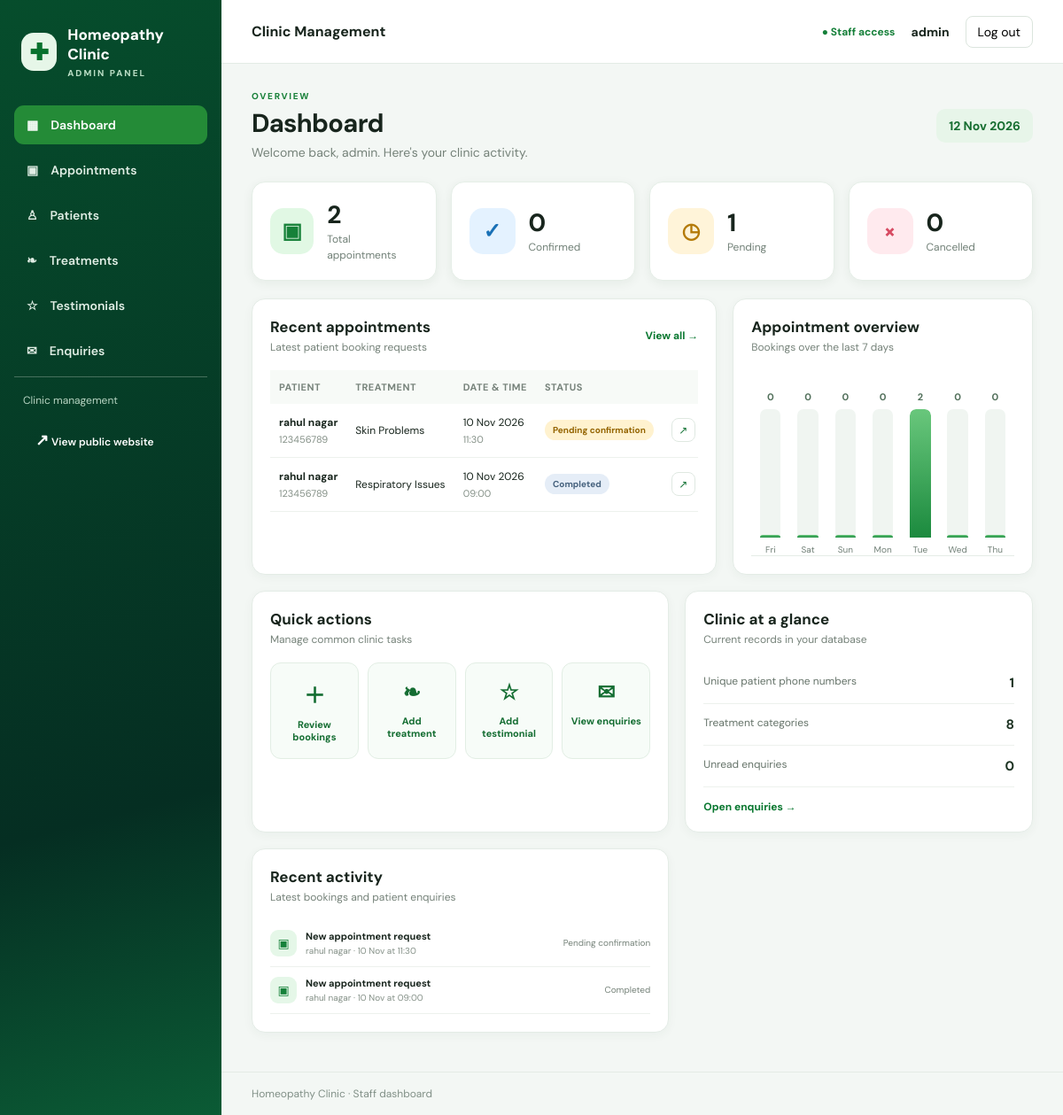
/clinic-admin/ (signed in), run on the app's committed database.
### website/models.py (models this page shows, shortened)
class Appointment(models.Model):
    STATUS_CHOICES = [
        ('pending', 'Pending confirmation'),
        ('confirmed', 'Confirmed'),
        ('cancelled', 'Cancelled'),
        ('completed', 'Completed'),
    ]
    SLOT_CHOICES = [(f'{h:02d}:{m:02d}', f'{h:02d}:{m:02d}') for h in range(9, 18) for m in (0, 30)]
    booking_reference = models.UUIDField(default=uuid.uuid4, editable=False, unique=True)
    patient_name = models.CharField(max_length=120)
    phone = models.CharField(max_length=15, validators=[RegexValidator(r'^[0-9+\- ]{8,15}$', 'Enter a valid phone number.')])
    email = models.EmailField(blank=True)
    treatment = models.ForeignKey(Treatment, on_delete=models.SET_NULL, null=True, blank=True)
    appointment_date = models.DateField()
    appointment_time = models.CharField(max_length=5, choices=SLOT_CHOICES)
    reason = models.TextField(blank=True, max_length=1000)
    status = models.CharField(max_length=12, choices=STATUS_CHOICES, default='pending')
    created_at = models.DateTimeField(auto_now_add=True)
    class Meta:
        ordering = ['-appointment_date', 'appointment_time']
        constraints = [
            models.UniqueConstraint(fields=['appointment_date', 'appointment_time'], condition=~models.Q(status='cancelled'), name='unique_active_appointment_slot')
        ]

class Treatment(models.Model):
    title = models.CharField(max_length=120)
    slug = models.SlugField(unique=True)
    short_description = models.CharField(max_length=240)
    description = models.TextField(blank=True)
    icon = models.CharField(max_length=30, default='✚')
    is_featured = models.BooleanField(default=True)
    display_order = models.PositiveIntegerField(default=0)
    class Meta:
        ordering = ['display_order', 'title']
    def __str__(self):
        return self.title

### clinic_dashboard/views.py (the view)
# urls.py: path('', views.dashboard_home, name='dashboard'),
@staff_member_required
def dashboard_home(request):
    today = timezone.localdate()
    start = today - timedelta(days=6)
    appointments = Appointment.objects.select_related('treatment')
    week_rows = (appointments.filter(appointment_date__gte=start, appointment_date__lte=today)
                 .values('appointment_date').annotate(total=Count('id')).order_by('appointment_date'))
    counts = {row['appointment_date']: row['total'] for row in week_rows}
    week_values = [counts.get(start + timedelta(days=i), 0) for i in range(7)]
    week_max = max(week_values, default=0) or 1
    week = [{'label': (start + timedelta(days=i)).strftime('%a'), 'total': week_values[i], 'height_pct': max(3, round(week_values[i] / week_max * 100))} for i in range(7)]
    context = {
        'total_appointments': appointments.count(),
        'confirmed_count': appointments.filter(status='confirmed').count(),
        'pending_count': appointments.filter(status='pending').count(),
        'cancelled_count': appointments.filter(status='cancelled').count(),
        'patient_count': appointments.values('phone').distinct().count(),
        'treatment_count': Treatment.objects.count(),
        'unread_messages': ContactMessage.objects.filter(is_read=False).count(),
        'recent_appointments': appointments.order_by('-created_at')[:7],
        'week': week,
        'recent_messages': ContactMessage.objects.order_by('-created_at')[:5],
    }
    return render(request, 'clinic_dashboard/dashboard.html', context)

### clinic_dashboard/context_processors.py (called while the page is built)
def clinic_dashboard_context(request):
    return {'now': timezone.localtime()}

### templates/clinic_dashboard/dashboard.html (shortened to what this page needs)
{% extends 'clinic_dashboard/base.html' %}
{% block content %}
<div class="page-heading">
    <div>
        <p class="eyebrow">OVERVIEW</p>
        <h1>Dashboard</h1>
        <p class="muted">Welcome back, {{ request.user.get_username }}. Here's your clinic activity.</p>
    </div>
    <span class="date-chip">{{ now|date:'d M Y' }}</span>
</div>
<section class="stat-grid">
    <article class="stat-card green">
        <span class="stat-icon">▣</span>
        <div>
            <strong>{{ total_appointments }}</strong>
            <span>Total appointments</span>
        </div>
    </article>
    <article class="stat-card blue">
        <span class="stat-icon">✓</span>
        <div>
            <strong>{{ confirmed_count }}</strong>
            <span>Confirmed</span>
        </div>
    </article>
    <article class="stat-card amber">
        <span class="stat-icon">◷</span>
        <div>
            <strong>{{ pending_count }}</strong>
            <span>Pending</span>
        </div>
    </article>
    <article class="stat-card rose">
        <span class="stat-icon">×</span>
        <div>
            <strong>{{ cancelled_count }}</strong>
            <span>Cancelled</span>
        </div>
    </article>
</section>
<section class="overview-grid">
    <article class="panel appointments-panel">
        <div class="panel-heading"><div>
            <h2>Recent appointments</h2>
            <p class="muted">Latest patient booking requests</p>
        </div><a class="text-link" href="{% url 'clinic_dashboard:appointments' %}">View all →</a>
    </div>
    <div class="table-wrap">
        <table>
            <thead>
                <tr>
                    <th>Patient</th>
                    <th>Treatment</th>
                    <th>Date & time</th>
                    <th>Status</th>
                    <th></th>
                </tr>
            </thead>
            <tbody>
                {% for item in recent_appointments %}
                <tr>
                    <td><strong>{{ item.patient_name }}</strong><small>{{ item.phone }}</small></td>
                    <td>{{ item.treatment|default:'General consultation' }}</td>
                    <td>{{ item.appointment_date|date:'d M Y' }}<small>{{ item.appointment_time }}</small></td>
                    <td><span class="status {{ item.status }}">{{ item.get_status_display }}</span></td>
                    <td><a class="icon-link" href="{% url 'clinic_dashboard:appointment_detail' item.pk %}" aria-label="View appointment">↗</a></td>
                </tr>{% empty %}<tr><td colspan="5" class="empty">No appointments have been booked yet.</td>
                </tr>{% endfor %}</tbody></table></div></article><article class="panel overview-panel">
                    <div class="panel-heading">
                        <div>
                            <h2>Appointment overview</h2>
                            <p class="muted">Bookings over the last 7 days</p>
                        </div>
                    </div>
                    <div class="chart" role="img" aria-label="Appointment counts for the last seven days">
                        {% for day in week %}
                        <div class="chart-col">
                            <span>{{ day.total }}</span>
                            <div class="bar-track">
                                <i style="height:{% if day.total %}{{ day.height_pct }}{% else %}2{% endif %}%"></i>
                            </div>
                            <small>{{ day.label }}</small>
                        </div>
                        {% endfor %}
                    </div>
                </article>
            </section>
            <section class="lower-grid">
                <article class="panel">
                    <div class="panel-heading">
                        <div>
                            <h2>Quick actions</h2>
                            <p class="muted">Manage common clinic tasks</p>
                        </div>
                    </div>
                    <div class="quick-grid">
                        <a href="{% url 'clinic_dashboard:appointments' %}" class="quick-action">
                            <b>＋</b>
                            <span>Review bookings</span>
                        </a>
                        <a href="{% url 'clinic_dashboard:treatment_add' %}" class="quick-action">
                            <b>❧</b>
                            <span>Add treatment</span>
                        </a>
                        <a href="{% url 'clinic_dashboard:testimonial_add' %}" class="quick-action">
                            <b>☆</b>
                            <span>Add testimonial</span>
                        </a>
                        <a href="{% url 'clinic_dashboard:enquiries' %}" class="quick-action">
                            <b>✉</b>
                            <span>View enquiries</span>
                        </a>
                    </div>
                </article>
                <article class="panel">
                    <div class="panel-heading">
                        <div>
                            <h2>Clinic at a glance</h2>
                            <p class="muted">Current records in your database</p>
                        </div>
                    </div>
                    <div class="glance-list">
                        <div>
                            <span>Unique patient phone numbers</span>
                            <strong>{{ patient_count }}</strong>
                        </div>
                        <div>
                            <span>Treatment categories</span>
                            <strong>{{ treatment_count }}</strong>
                        </div>
                        <div>
                            <span>Unread enquiries</span>
                            <strong>{{ unread_messages }}</strong>
                        </div>
                    </div>
                    <a class="text-link" href="{% url 'clinic_dashboard:enquiries' %}">Open enquiries →</a>
                </article>
                <article class="panel">
                    <div class="panel-heading">
                        <div>
                            <h2>Recent activity</h2>
                            <p class="muted">Latest bookings and patient enquiries</p>
                        </div>
                    </div>
                    <div class="activity-list">
                        {% for item in recent_appointments|slice:":4" %}
                        <div class="activity-row">
                            <span class="activity-dot">▣</span>
                            <div>
                                <strong>New appointment request</strong>
                                <small>{{ item.patient_name }} · {{ item.appointment_date|date:'d M' }} at {{ item.appointment_time }}</small>
                            </div>
                            <span class="activity-state">{{ item.get_status_display }}</span>
                        </div>
                        {% endfor %}
                    </div>
                </article>
            </section>
            {% endblock %}

### templates/clinic_dashboard/base.html (shortened to what this page needs)
{% load static %}
<!doctype html>
<html lang="en">
<head>
    <link rel="stylesheet" href="{% static 'dashboard/css/admin.css' %}">{% block extra_head %}{% endblock %}
</head>
<body class="admin-body">
    <aside class="sidebar">
        <a class="admin-brand" href="{% url 'clinic_dashboard:dashboard' %}">
            <span class="brand-mark">✚</span>
            <span>Homeopathy Clinic<small>ADMIN PANEL</small></span>
        </a>
        <nav class="side-nav">
            <a href="{% url 'clinic_dashboard:dashboard' %}" class="{% if request.resolver_match.url_name == 'dashboard' %}active{% endif %}">▦ <span>Dashboard</span></a>
            <a href="{% url 'clinic_dashboard:appointments' %}">▣ <span>Appointments</span></a>
            <a href="{% url 'clinic_dashboard:patients' %}">♙ <span>Patients</span></a>
            <a href="{% url 'clinic_dashboard:treatments' %}">❧<span>Treatments</span></a>
            <a href="{% url 'clinic_dashboard:testimonials' %}">☆ <span>Testimonials</span></a>
            <a href="{% url 'clinic_dashboard:enquiries' %}">✉ <span>Enquiries</span></a>
        <div class="sidebar-bottom"><span>Clinic management</span><a href="{% url 'home' %}" target="_blank"
                rel="noopener">↗ View public website</a></div>
    </aside>
    <div class="admin-main">
        <header class="topbar">
            <div class="topbar-title">Clinic Management</div>
            <div class="topbar-right">
                <span class="admin-online">● Staff access</span>
                <span class="admin-user">{{request.user.get_username }}</span>
                <form method="post" action="{% url 'clinic_dashboard:logout' %}">{% csrf_token %}<button
                        class="logout-btn" type="submit">Log out</button></form>
            </div>
        </header>
        <main class="content">
        {% block content %}
        {% endblock %}
        </main>
        <footer class="admin-footer">Homeopathy Clinic · Staff dashboard</footer>
    </div>
</body>
</html>

### data on the page
Appointment: patient_name "rahul nagar", phone "123456789", treatment "Skin Problems", appointment_date "10 Nov 2026", appointment_time "11:30", status "Pending confirmation", appointment_date "10 Nov"
Appointment: patient_name "rahul nagar", phone "123456789", treatment "Respiratory Issues", appointment_date "10 Nov 2026", appointment_time "09:00", status "Completed", appointment_date "10 Nov"

### other printed values
{{ request.user.get_username }} "admin"
{{ now|date:'d M Y' }} "12 Nov 2026"
{{ total_appointments }} "2"
{{ confirmed_count }} "0"
{{ pending_count }} "1"
{{ cancelled_count }} "0"
{{ day.total }} "0" "0" "0" "0" "2" "0" "0"
{{ day.label }} "Fri" "Sat" "Sun" "Mon" "Tue" "Wed" "Thu"
{{ patient_count }} "1"
{{ treatment_count }} "8"
{{ unread_messages }} "0"
